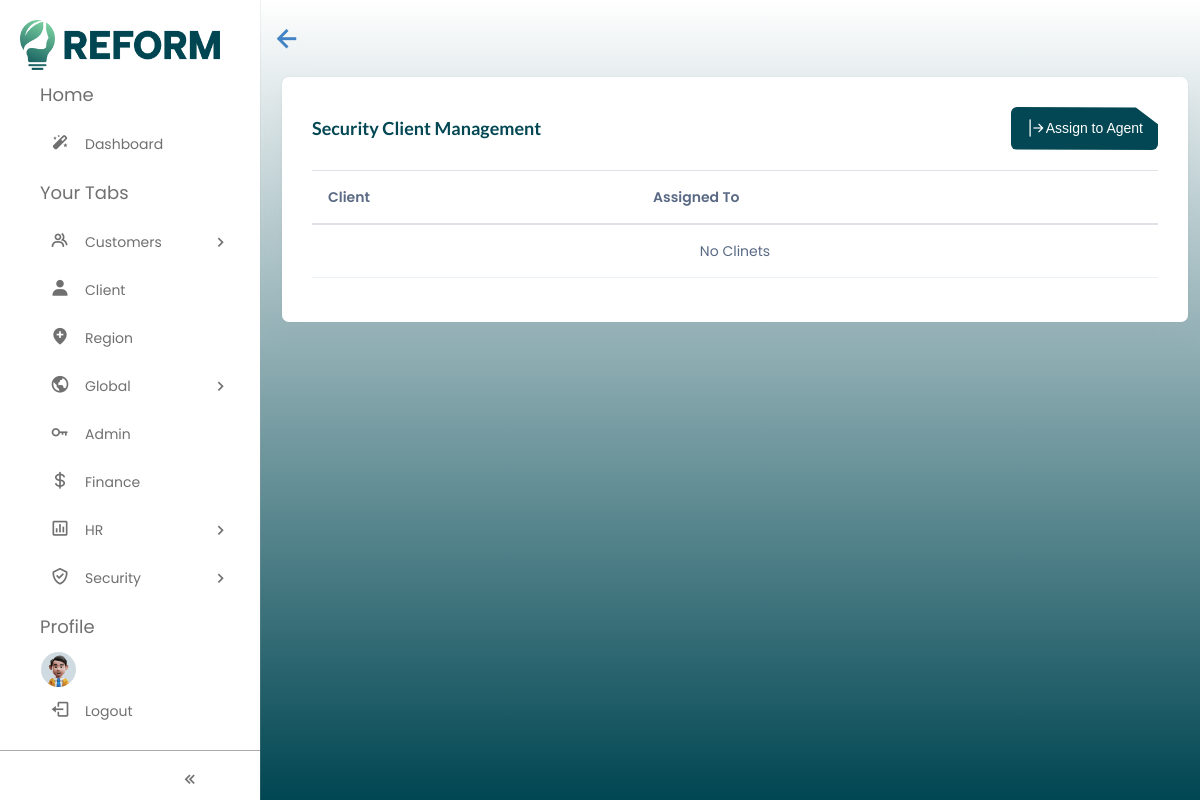
Before: /s_client (signed in) with the older database file.
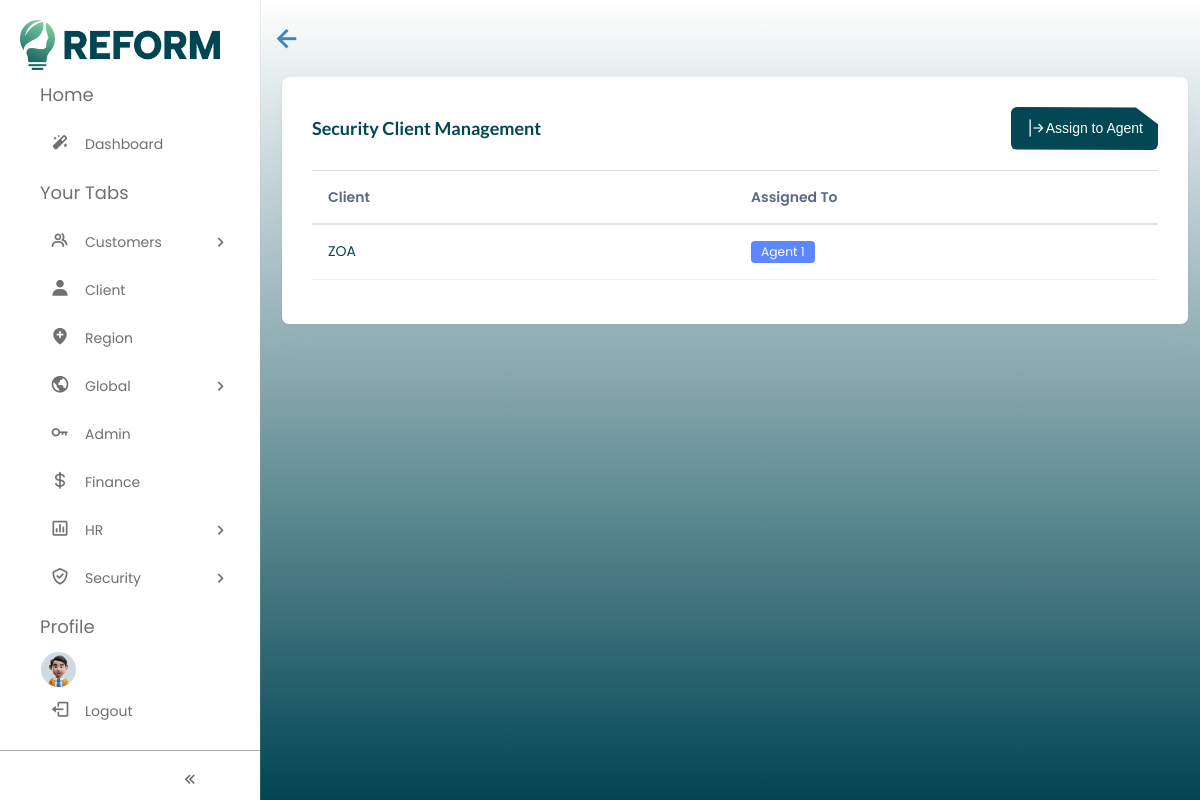
After: the same page with the newer database file.
### client_app/models.py (models this page shows, shortened)
class Clients(models.Model):
    user = models.OneToOneField(User, on_delete=models.CASCADE, null=True, blank=True, related_name='client_profile')
    agent = models.ForeignKey(User, on_delete=models.DO_NOTHING, null=True, related_name='clients_as_agent')
    acc_number = models.CharField(max_length=255, blank=True, null=True)
    sort_code = models.CharField(max_length=255, blank=True, null=True)
    iban = models.CharField(max_length=255, blank=True, null=True)
    bic_swift = models.CharField(max_length=255, blank=True, null=True)
    first_name = models.CharField(max_length=255, blank=True, null=True)
    company_name = models.CharField(max_length=255, blank=True, null=True)
    company_phno = models.CharField(max_length=255, blank=True, null=True)
    last_name = models.CharField(max_length=255, blank=True, null=True)
    phone_number = models.CharField(max_length=15, blank=True, null=True)
    email = models.EmailField(max_length=255, blank=True, null=True)
    postcode = models.CharField(max_length=255, blank=True, null=True)
    house_name = models.CharField(max_length=255, blank=True, null=True)
    street_name = models.TextField(max_length=999, blank=True, null=True)
    address = models.TextField(max_length=999, blank=True, null=True)
    district = models.CharField(max_length=255, blank=True, null=True)
    energy_rating = models.CharField(max_length=2, blank=True, null=True)
    energy_certificate_link = models.URLField(max_length=999, blank=True, null=True)
    constituency = models.CharField(max_length=255, blank=True, null=True)
    recommendations = models.TextField(max_length=999, blank=True, null=True)
    city = models.CharField(max_length=255, blank=True, null=True)
    county = models.CharField(max_length=255, blank=True, null=True)
    country = models.CharField(max_length=255, blank=True, null=True)
    created_at = models.DateTimeField(blank= True, null=True)
    client_user = models.ForeignKey(User, on_delete=models.DO_NOTHING, null=True, related_name='client_user')
    parent_client = models.ForeignKey('self', blank=True, null=True, related_name='+', on_delete=models.CASCADE)
    primary_client = models.BooleanField(default=False)
    council = models.ForeignKey('region_app.Councils', on_delete=models.SET_NULL, null=True)
    closed = models.BooleanField(default=False)
    imported = models.BooleanField(default=False)
    route = models.ManyToManyField(
        "funding_route_app.Route", related_name="client",
    )
    product = models.ManyToManyField(
        "product_app.Product", related_name="client",
    )
    assigned_to = models.ManyToManyField(User, related_name= 'client_assigned_to', null=True)

### user/models.py (models this page shows)
class User(AbstractUser):
    username = None
    username = models.CharField(max_length=100, unique=True)
    email = models.EmailField(_('email address'), unique=True)
    role = models.CharField(max_length=100, blank=True, null=True)
    department = models.CharField(max_length=100, blank=True, null=True)
    satatus = models.BooleanField(default=True)
    dob = models.DateField(blank=True, null=True)
    start_date = models.DateField(default=datetime.date.today)
    USERNAME_FIELD = 'email'
    REQUIRED_FIELDS = ['username']
    dashboard = models.BooleanField(default=False)
    mcustomer = models.BooleanField(default=False)
    client = models.BooleanField(default=False)
    archive = models.BooleanField(default=False)
    council = models.BooleanField(default=False)
    admin = models.BooleanField(default=False)
    stage = models.BooleanField(default=False)
    globals = models.BooleanField(default=False)
    finance = models.BooleanField(default=False)
    hr = models.BooleanField(default=False)
    security = models.BooleanField(default=False)
    is_employee = models.BooleanField(default=False)
    is_archive = models.BooleanField(default=False)
    last_login = models.DateTimeField(blank=True, null=True)
    status = models.BooleanField(default=False)
    approved = models.CharField(max_length=100, blank=True, null=True)
    customer = models.BooleanField(default=False)
    product = models.BooleanField(default=False)
    funding_route = models.BooleanField(default=False)
    CJ = models.BooleanField(default=False)
    QA = models.BooleanField(default=False)
    h_dashboard = models.BooleanField(default=False)
    h_employee = models.BooleanField(default=False)
    h_application = models.BooleanField(default=False)
    h_onboarding = models.BooleanField(default=False)
    h_timesheet = models.BooleanField(default=False)
    h_emp_action = models.BooleanField(default=False)
    h_emp_notify = models.BooleanField(default=False)
    h_offboarding = models.BooleanField(default=False)
    h_org_chart = models.BooleanField(default=False)
    knowledge_base = models.BooleanField(default=False)
    s_employee = models.BooleanField(default=False)
    s_role = models.BooleanField(default=False)
    s_client = models.BooleanField(default=False)
    is_client = models.BooleanField(default=False)
    suggestions = models.BooleanField(default=False)
    suggestion = models.BooleanField(default=False)
    new_suggestion = models.BooleanField(default=False)
    objects = UserManager()

### security_app/views.py (the view)
# urls.py: path('s_client',views.s_client,name='s_client'),
@login_required
def s_client(request):
    clients = Clients.objects.all()
    clients_list = Clients.objects.all()
    agents = User.objects.all().filter(is_employee=True)
    return render(request, 'home/s_client.html', {'clients': clients, "agents": serialize('json', agents), "clients_list": serialize('json', clients_list)})

### security_app/templates/home/s_client.html (shortened to what this page needs)
{% extends "base.html" %}
{% load static %}
{% load custom %}
{% block content %}
<div class="container-fluid" style="max-width:1500px">
  <div class="row">
    <div class="col-lg-12 d-flex align-items-strech w-100">
      <div class="card w-100">
        <div class="card-body">
          <div class="d-sm-flex d-block align-items-center justify-content-between mb-9">
            <div class="mb-3 mb-sm-0">
             <a href="{% url "security_app:s_client" %}"> <h5 class="card-title fw-semibold text-primary ">Security Client Management</h5></a>
            </div>
            <button type="button" class="reform_btn position-relative"  data-bs-toggle="modal" data-bs-target="#fundingroute">
              <i class="bi bi-arrow-bar-right"></i> Assign to Agent
            </button>
          </div>
          <table class="table">
            <thead>
              <tr>
                <th >
                  Client
                </th>
                <th >
                  Assigned To
                </th>
              </tr>
            </thead>
            <tbody id="myTable">
              {% if clients %}
              {% for client in clients %}
                <tr>
                  <td class="text-underlined" style="width: 20%; color:#024753"><a class="text-primary" href="/client-detail/{{client.id}}">{{ client.company_name }}</a></td>
                  <td style="width: 20%;">
                    {% for agent in client.assigned_to.all %}
                      <div>
                        <span class="badge bg-primary">{{ agent.first_name }} {{ agent.last_name }}</span>
                      </div>
                    {% endfor %}
                  </td>
                </tr>
              {% endfor %}
            {% else %}
              <tr class="text-center display-flex align-items-center justify-content-center">
                <td colspan="6" class="text-center">No Clinets</td>
              </tr>
            {% endif %}
            </tbody>
          </table>
        </div>
      </div>
    </div>
  </div>
</div>
{% endblock content %}

Changed rows visible on the page:
added Clients: company_name "ZOA"
added User: first_name "Agent", last_name "1"
Other visible differences:
text no longer shown: "No Clinets"
